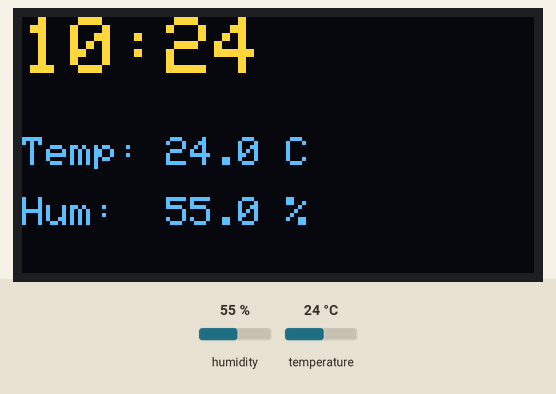
Simulated run of this program. Board: ESP32-S3. Parts: 128×64 one-colour display. The test bench sets the inputs (shaded band); at power-on: humidity 55 %, temperature 24 °C. The OLED is the two-colour kind (top 16 rows yellow); the local clock reads 2024-03-15 10:24:30 at power-on unless the program sets it; what the program prints to the serial monitor is not drawn.

Above: at 2.2 s.
2.3 s: humidity set to 22 %
At 3.5 s:
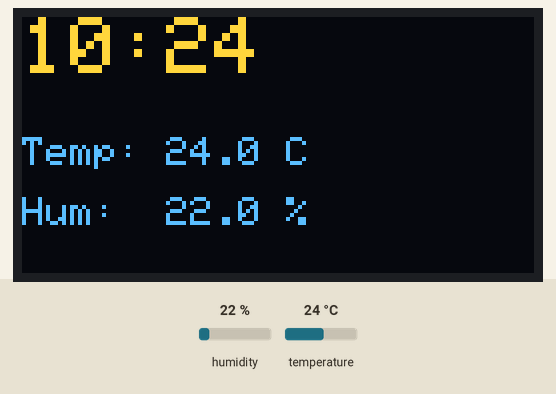
5.1 s: temperature set to 12 °C
At 6.6 s:
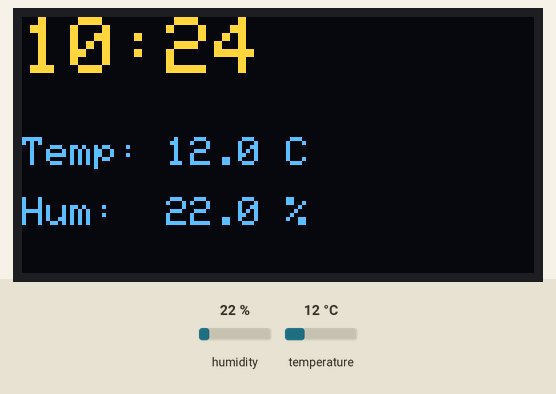
7.9 s: humidity set to 40 %
At 10.3 s:
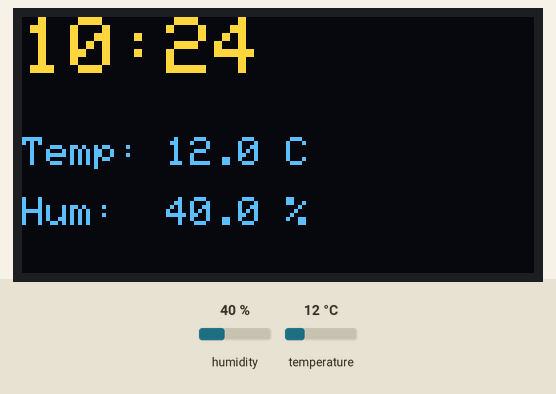
11.0 s: temperature set to 19 °C
At 31.2 s:
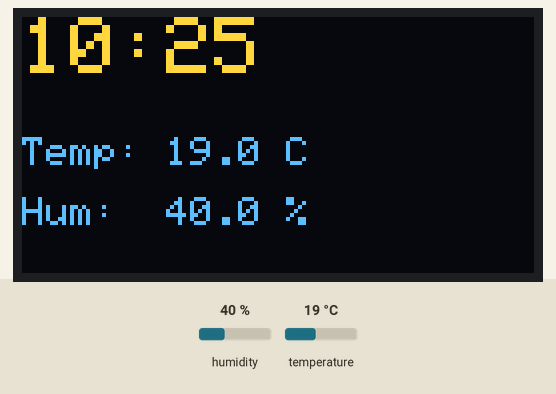
Timing chart, 0 to 32.1 s (numbered marks = the images above; inputs shaded):
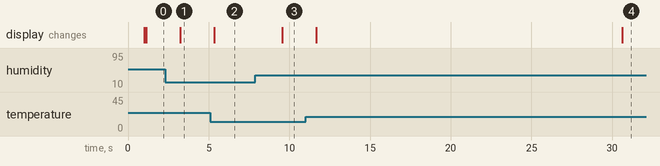

Measured:
- after the input at 2.3 s, the display: changes after 0.95 s (image 1)
- after the input at 5.1 s, the display: changes after 0.26 s (image 2)
- after the input at 7.9 s, the display: changes after 1.7 s (image 3)
- after the input at 11.0 s, the display: first changes after 0.68 s (image 4 shows a later state)

The program:

main.cpp
```cpp
#include <Arduino.h>
#include <Wire.h>
#include <Adafruit_GFX.h>
#include <Adafruit_SSD1306.h>
#include <Adafruit_AHTX0.h>
#include <RTClib.h>

// Configuración de la pantalla OLED
#define SCREEN_WIDTH 128
#define SCREEN_HEIGHT 64
#define OLED_RESET -1
#define SCREEN_ADDRESS 0x3C
Adafruit_SSD1306 display(SCREEN_WIDTH, SCREEN_HEIGHT, &Wire, OLED_RESET);

// Instancias de los sensores
Adafruit_AHTX0 aht; // Sensor Temp/Hum (0x38)
RTC_DS3231 rtc;     // Reloj RTC (0x68). Si usas DS1307, cambialo a RTC_DS1307 rtc;

void setup() {
  Serial.begin(115200);
  delay(1000);

  Serial.println(F("\n--- Ejercicio Subida de Nota: Estacion + Reloj ---"));

  // 1. Inicializar Pantalla OLED
  Serial.print(F("Iniciando OLED... "));
  if(!display.begin(SSD1306_SWITCHCAPVCC, SCREEN_ADDRESS)) {
    Serial.println(F("ERROR"));
    for(;;);
  }
  Serial.println(F("OK"));
  display.clearDisplay();
  display.setTextColor(SSD1306_WHITE);

  // 2. Inicializar Sensor AHT (Temp/Hum)
  Serial.print(F("Iniciando Sensor AHT20 (0x38)... "));
  if (!aht.begin()) {
    Serial.println(F("ERROR"));
    for(;;);
  }
  Serial.println(F("OK"));

  // 3. Inicializar Reloj RTC
  Serial.print(F("Iniciando Reloj RTC (0x68)... "));
  if (!rtc.begin()) {
    Serial.println(F("ERROR"));
    for(;;);
  }
  Serial.println(F("OK"));

  // Si el reloj perdio la energia, lo ajustamos a la hora de compilacion del PC
  if (rtc.lostPower()) {
    Serial.println(F("RTC perdio energia, ajustando a la hora actual..."));
    rtc.adjust(DateTime(F(__DATE__), F(__TIME__)));
  }

  Serial.println(F("--- Todo el hardware I2C inicializado correctamente ---"));
}

void loop() {
  // --- LECTURA DE DATOS ---
  // Leer Temperatura y Humedad
  sensors_event_t humidity, temp;
  aht.getEvent(&humidity, &temp);

  // Leer Hora del RTC
  DateTime now = rtc.now();

  // --- SALIDAS DE DEPURACIÓN (Puerto Serie) ---
  Serial.print(now.hour(), DEC); Serial.print(':');
  Serial.print(now.minute(), DEC); Serial.print(':');
  Serial.print(now.second(), DEC);
  Serial.print(F(" | Temp: "));
  Serial.print(temp.temperature);
  Serial.print(F("C | Hum: "));
  Serial.print(humidity.relative_humidity);
  Serial.println(F("%"));

  // --- ACTUALIZAR PANTALLA OLED ---
  display.clearDisplay();

  // Dibujar Hora (Grande)
  display.setTextSize(2);
  display.setCursor(0, 0);
  if(now.hour() < 10) display.print('0'); // Añadir 0 a la izquierda si es menor a 10
  display.print(now.hour(), DEC);
  display.print(':');
  if(now.minute() < 10) display.print('0');
  display.print(now.minute(), DEC);

  // Dibujar Temperatura y Humedad (Más pequeño)
  display.setTextSize(1);
  display.setCursor(0, 30);
  display.print(F("Temp: "));
  display.print(temp.temperature, 1); // 1 decimal
  display.print(F(" C"));

  display.setCursor(0, 45);
  display.print(F("Hum:  "));
  display.print(humidity.relative_humidity, 1);
  display.print(F(" %"));

  display.display();

  // Esperar 2 segundos antes de volver a leer
  delay(2000);
}
```
